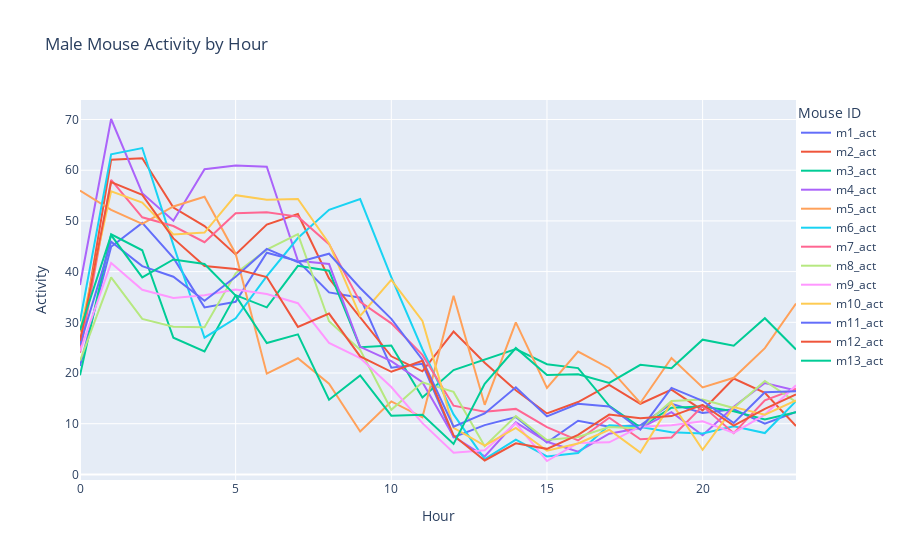

Notebook code cell kept with this figure:
### Code cell
fig = go.Figure()

# Add each mouse's data as a separate line
for column in male_hourly.iloc[:,1:-16].columns:
    fig.add_trace(go.Scatter(x=male_hourly.index, 
                            y=male_hourly[column],
                            name=column))

# Update layout
fig.update_layout(
    title='Male Mouse Activity by Hour',
    xaxis_title='Hour',
    yaxis_title='Activity',
    legend_title='Mouse ID',
    legend=dict(
        yanchor="top",
        y=1,
        xanchor="left",
        x=1
    )
)

fig.show()
